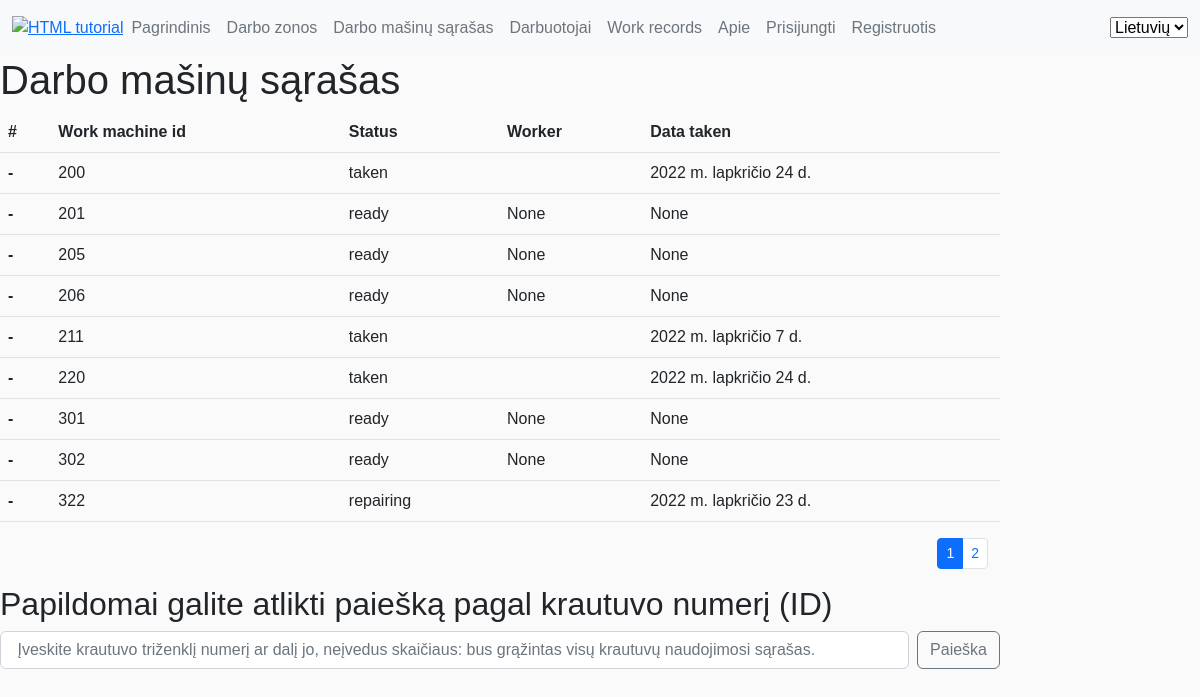
/lm/working_machines_list/, run on an earlier commit of the app's database.
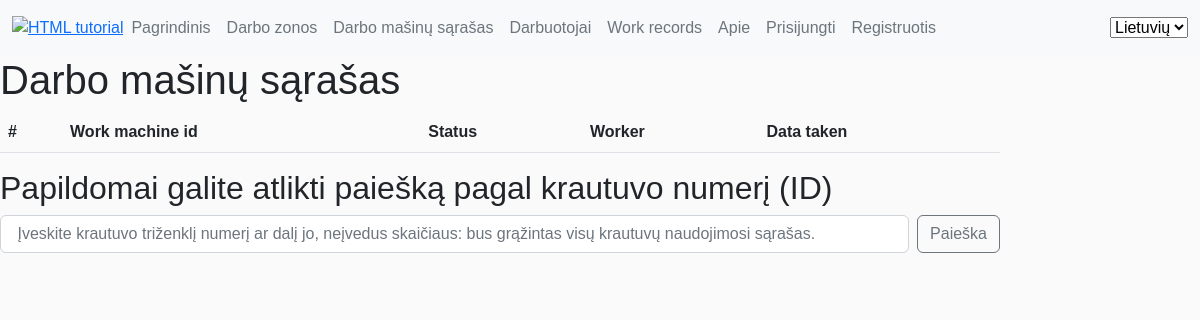
And on a later commit of the database.
### lm/models.py (models this page shows, shortened)
class Krautuvas(models.Model):
    krautuvo_id = models.IntegerField(_('Vechiles ID "3 digits"'), help_text='krautuvo numeris', unique=True)
    data_taken = models.DateField(_('Date when vechiles was taken'), help_text='kada krautuvas paiimtas', null=True, blank=True)
    darbuotojas = models.ForeignKey('MyUser',null=True, on_delete=models.SET_NULL,blank=True)
    notes_choices = (
        ('aukstas', 'aukstas'),
        ('vidutinis', 'vidutinis'),
        ('zemas', 'zemas'),
        ('be pastebejimu', 'be pastebejimu'))
    note_type = models.CharField(_('Importance of the notes'), help_text='Rasto gedimo/pastabos svarba', max_length=40, choices=notes_choices, default='be pastebejimu',
                                 null=True, blank=True)
    notes = models.TextField(max_length=1000, help_text='labai svarbu pamineti ir smulkiausius gedimus, dekojame.', null=True, blank=True)
    LOAN_STATUS = (
        (_('ready'), _('ready')),
        ('taken', 'taken'),
        ('waiting_for_repair', 'waiting_for_repair'),
        ('repairing', 'repairing')
    )
    status = models.CharField(_('Status'), max_length=30, choices=LOAN_STATUS, default='taken', help_text='Status', null=True, blank=True)
    class Meta:
        ordering = ['krautuvo_id']
        verbose_name = _("Vehicle")
        verbose_name_plural = _("Vehicles")

### lm/views.py (the view)
# urls.py: path('working_machines_list/', views.working_machines_list, name='working_machines_list'),
def working_machines_list(request):
    paginator = Paginator(Krautuvas.objects.all(), 9)
    page_number = request.GET.get('page')
    paged_working_machines_list = paginator.get_page(page_number)
    context = {
        'working_machines_list': paged_working_machines_list
    }
    return render(request, 'lm/working_machines_list.html', context=context)

### lm/templates/lm/working_machines_list.html (shortened to what this page needs)
{% extends 'base.html' %}
{% load i18n %}
{% load static %}
{% block content %}
<h1>{% trans "Working machine list" %} </h1>
<table class="table ">
  <thead>
    <tr>
      <th scope="col">#</th>
      <th scope="col">Work machine id</th>
      <th scope="col">Status</th>
      <th scope="col">Worker</th>
      <th scope="col">Data taken</th>
    </tr>
  </thead>
  {% for krautuvas in working_machines_list %}
  <tbody>
    <tr>
      <th scope="row">-</th>
      <td>{{krautuvas.krautuvo_id}}</td>
      <td>{{krautuvas.status}}</td>
      <td>{{krautuvas.darbuotojas}}</td>
      <td>{{krautuvas.data_taken}}</td>
    </tr>
  </tbody>
   {% endfor %}
</table>
<div class="container">
  <nav aria-label="...">
    {% if working_machines_list.has_other_pages %}
    <ul class="pagination pagination-sm justify-content-end">
      {% for i in working_machines_list.paginator.page_range %}
        {% if working_machines_list.number == i %}
      <li class="page-item active">
        <a class="page-link">{{i}}</a>
      </li>
      {% else %}
      <li class="page-item">
        <a class="page-link" href="?page={{i}}">{{ i }}</a>
      </li>
      {% endif %}
      {% endfor %}
    </ul>
    {% endif %}
  </nav>
</div>
<div>
  <h2> Papildomai galite atlikti paiešką pagal krautuvo numerį (ID)</h2>
 <form class="d-flex" role="search" action="{% url 'search' %}" method="get">
    <input class="form-control me-2" name="query" type="search" placeholder=" Įveskite krautuvo triženklį numerį ar dalį jo, neįvedus skaičiaus: bus grąžintas visų krautuvų naudojimosi sąrašas." aria-label="Search">
    <button class="btn btn-outline-secondary" type="submit">{% trans "Search" %}</button>
</form>
</div>
{% endblock %}

What changed in the data, as far as the page shows it:
removed Krautuvas: krautuvo_id "200", status "taken", data_taken "2022 m. lapkričio 24 d."
removed Krautuvas: krautuvo_id "201", status "ready", darbuotojas "None", data_taken "None"
removed Krautuvas: krautuvo_id "205", status "ready", darbuotojas "None", data_taken "None"
removed Krautuvas: krautuvo_id "206", status "ready", darbuotojas "None", data_taken "None"
removed Krautuvas: krautuvo_id "211", status "taken", data_taken "2022 m. lapkričio 7 d."
removed Krautuvas: krautuvo_id "220", status "taken", data_taken "2022 m. lapkričio 24 d."
removed Krautuvas: krautuvo_id "301", status "ready", darbuotojas "None", data_taken "None"
removed Krautuvas: krautuvo_id "302", status "ready", darbuotojas "None", data_taken "None"
removed Krautuvas: krautuvo_id "322", status "repairing", data_taken "2022 m. lapkričio 23 d."
Also different on the page:
list line gone: "1"
list line gone: "2"
